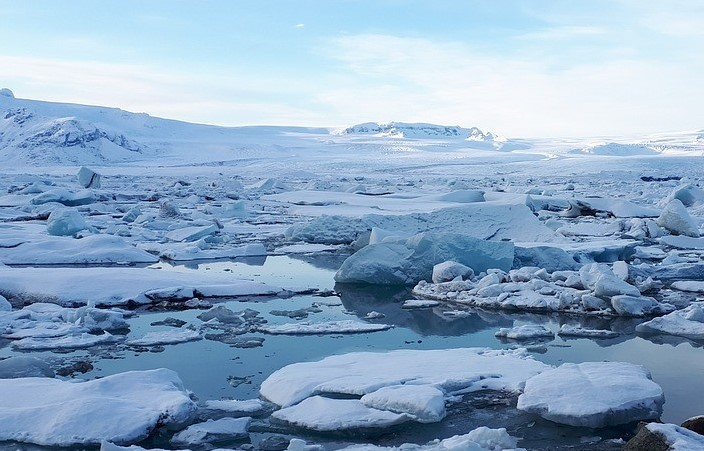
#> input picture test_images/iceberg.jpg, 704 x 451 px, found by its file name
$ python iceberg_threshold.py
#> lines starting #> are read from the running program, lines starting #| are printed output that depends on the picture
import cv2

def nothing(x):
    pass

cv2.namedWindow("Iceberg Threshold Trackbar")
cv2.createTrackbar("lower","Iceberg Threshold Trackbar",0,255,nothing)
cv2.createTrackbar("upper","Iceberg Threshold Trackbar",0,255,nothing)

img = cv2.imread("C:\\Users\\asus_\\Documents\\Projects\\OPENCV\\test_images\\iceberg.jpg")
#> img is the input picture: shape (451, 704, 3); mean B, G, R 196.3, 168.3, 139.8
gray = cv2.cvtColor(img,cv2.COLOR_BGR2GRAY)
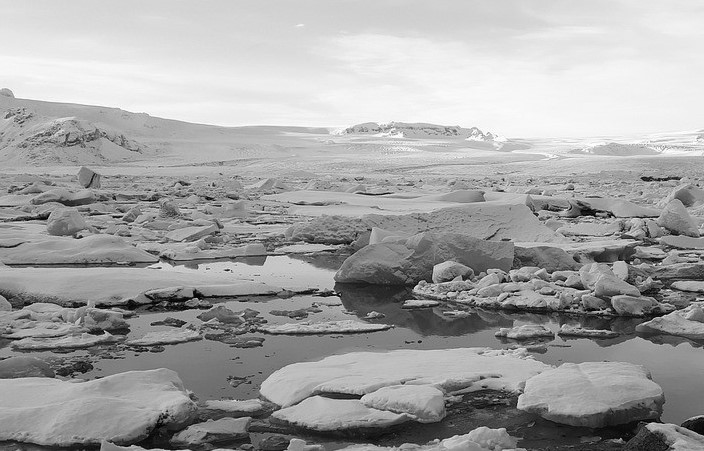
#> gray: shape (451, 704); min 1, max 255, mean 163


while True:
    if cv2.waitKey(1) & 0xFF == ord("q"):
#> (key q is pressed here)
        break

    lower = cv2.getTrackbarPos("lower","Iceberg Threshold Trackbar")
    upper = cv2.getTrackbarPos("upper","Iceberg Threshold Trackbar")
    ret,threshold = cv2.threshold(gray,lower,upper,cv2.THRESH_BINARY)

    cv2.imshow("Iceberg-Threshold",threshold)

cv2.destroyAllWindows()
